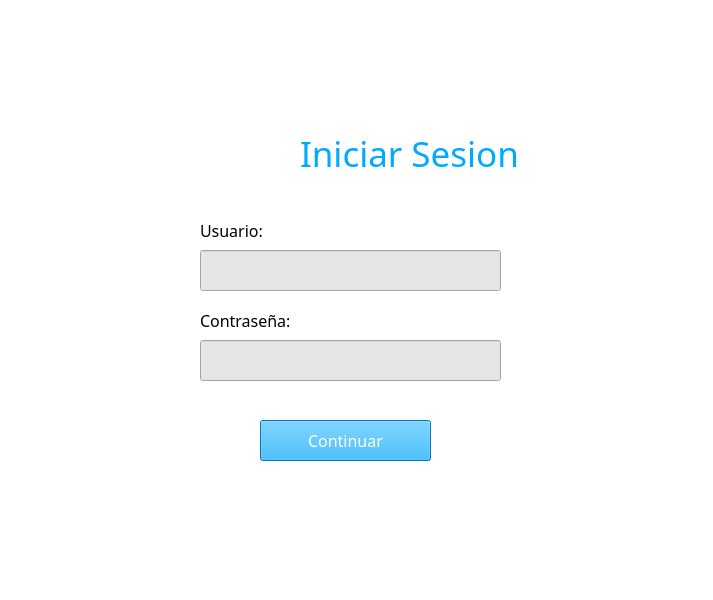
<?xml version="1.0" encoding="UTF-8"?>
<ui version="4.0">
 <class>MainWindow</class>
 <widget class="QMainWindow" name="MainWindow">
  <property name="geometry">
   <rect>
    <x>0</x>
    <y>0</y>
    <width>713</width>
    <height>600</height>
   </rect>
  </property>
  <property name="windowTitle">
   <string>MainWindow</string>
  </property>
  <property name="styleSheet">
   <string notr="true">background-color: rgb(255, 255, 255);</string>
  </property>
  <widget class="QWidget" name="centralwidget">
   <widget class="QLabel" name="label_2">
    <property name="geometry">
     <rect>
      <x>300</x>
      <y>130</y>
      <width>231</width>
      <height>46</height>
     </rect>
    </property>
    <property name="font">
     <font>
      <family>MV Boli</family>
      <pointsize>26</pointsize>
     </font>
    </property>
    <property name="autoFillBackground">
     <bool>false</bool>
    </property>
    <property name="styleSheet">
     <string notr="true">color: rgb(0, 170, 255);
background-color: rgba(255, 255, 255, 0);</string>
    </property>
    <property name="text">
     <string>Iniciar Sesion</string>
    </property>
   </widget>
   <widget class="QLineEdit" name="username_input">
    <property name="geometry">
     <rect>
      <x>200</x>
      <y>250</y>
      <width>301</width>
      <height>41</height>
     </rect>
    </property>
    <property name="font">
     <font>
      <family>Arial</family>
      <pointsize>12</pointsize>
     </font>
    </property>
    <property name="autoFillBackground">
     <bool>false</bool>
    </property>
    <property name="styleSheet">
     <string notr="true">background-color: rgb(229, 229, 229);
color: rgb(0, 0, 0);</string>
    </property>
   </widget>
   <widget class="QPushButton" name="continue_Button">
    <property name="geometry">
     <rect>
      <x>260</x>
      <y>420</y>
      <width>171</width>
      <height>41</height>
     </rect>
    </property>
    <property name="font">
     <font>
      <family>MV Boli</family>
      <pointsize>12</pointsize>
     </font>
    </property>
    <property name="autoFillBackground">
     <bool>false</bool>
    </property>
    <property name="styleSheet">
     <string notr="true">background-color: rgb(0, 170, 255);
color: rgb(255, 255, 255);</string>
    </property>
    <property name="text">
     <string>Continuar</string>
    </property>
   </widget>
   <widget class="QLabel" name="label">
    <property name="geometry">
     <rect>
      <x>160</x>
      <y>80</y>
      <width>141</width>
      <height>101</height>
     </rect>
    </property>
    <property name="autoFillBackground">
     <bool>false</bool>
    </property>
    <property name="styleSheet">
     <string notr="true">background-color: rgba(255, 255, 255, 0);</string>
    </property>
    <property name="text">
     <string/>
    </property>
    <property name="pixmap">
     <pixmap>PNG's/pngegg.png</pixmap>
    </property>
    <property name="scaledContents">
     <bool>true</bool>
    </property>
   </widget>
   <widget class="QLabel" name="label_6">
    <property name="geometry">
     <rect>
      <x>200</x>
      <y>220</y>
      <width>71</width>
      <height>21</height>
     </rect>
    </property>
    <property name="font">
     <font>
      <family>MV Boli</family>
      <pointsize>12</pointsize>
     </font>
    </property>
    <property name="autoFillBackground">
     <bool>false</bool>
    </property>
    <property name="styleSheet">
     <string notr="true">background-color: rgba(255, 255, 255, 0);
color: rgb(0, 0, 0);</string>
    </property>
    <property name="text">
     <string>Usuario:</string>
    </property>
   </widget>
   <widget class="QLabel" name="label_7">
    <property name="geometry">
     <rect>
      <x>200</x>
      <y>310</y>
      <width>101</width>
      <height>21</height>
     </rect>
    </property>
    <property name="font">
     <font>
      <family>MV Boli</family>
      <pointsize>12</pointsize>
     </font>
    </property>
    <property name="autoFillBackground">
     <bool>false</bool>
    </property>
    <property name="styleSheet">
     <string notr="true">background-color: rgba(255, 255, 255, 0);
color: rgb(0, 0, 0);</string>
    </property>
    <property name="text">
     <string>Contraseña:</string>
    </property>
   </widget>
   <widget class="QLineEdit" name="pswrd_input">
    <property name="geometry">
     <rect>
      <x>200</x>
      <y>340</y>
      <width>301</width>
      <height>41</height>
     </rect>
    </property>
    <property name="font">
     <font>
      <family>Arial</family>
      <pointsize>12</pointsize>
     </font>
    </property>
    <property name="autoFillBackground">
     <bool>false</bool>
    </property>
    <property name="styleSheet">
     <string notr="true">background-color: rgb(229, 229, 229);
color: rgb(0, 0, 0);</string>
    </property>
   </widget>
  </widget>
 </widget>
 <resources/>
 <connections/>
</ui>
